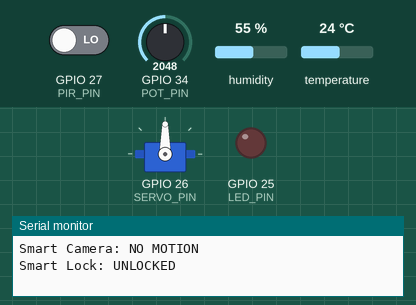
A sketch run on a simulated ESP32. Parts: servo, output pins drawn as LEDs (lit = HIGH), the last lines printed to the serial monitor. Inputs (shaded band) come from the test bench; at power-on: GPIO 27 (PIR_PIN) LOW, GPIO 34 (POT_PIN) = 2048, humidity 55 %, temperature 24 °C. WiFi joins after 1.5 s; servers stay silent unless stated; random numbers use the default seed unless the sketch sets one; no MQTT or app messages arrive unless stated.

Above: at 2.1 s.
At 2.7 s:
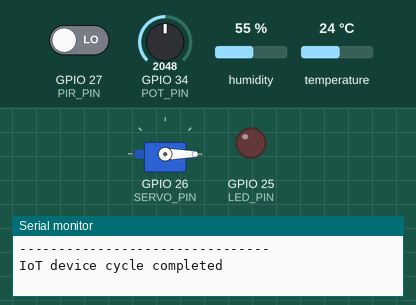
2.8 s: GPIO 27 (PIR_PIN) driven HIGH
At 8.0 s:
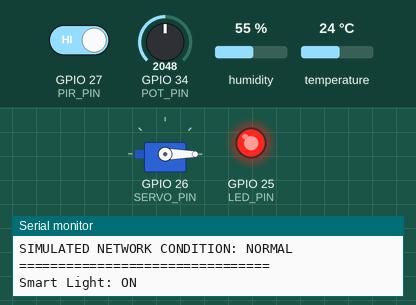
Timing chart, 0 to 21.3 s (numbered marks = the images above; inputs shaded):
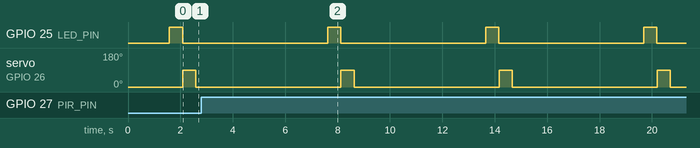

The sketch:

Wokwi_IoT_Simulation.ino
```cpp
#include <WiFi.h>
#include <PubSubClient.h>
#include <DHT.h>
#include <ESP32Servo.h>

// ============================================================
// PIN DEFINITIONS
// ============================================================

#define LED_PIN 25
#define DHT_PIN 4
#define PIR_PIN 27
#define SERVO_PIN 26
#define POT_PIN 34

#define DHT_TYPE DHT22

// ============================================================
// WIFI SETTINGS FOR WOKWI
// ============================================================

const char* WIFI_SSID = "Wokwi-GUEST";
const char* WIFI_PASSWORD = "";

// ============================================================
// MQTT SETTINGS
// ============================================================

const char* MQTT_BROKER = "broker.hivemq.com";
const int MQTT_PORT = 1883;

const char* MQTT_TOPIC = "edge_ai_ids/abhi_esp32_iot_data";

// ============================================================
// OBJECTS
// ============================================================

DHT dht(DHT_PIN, DHT_TYPE);
Servo lockServo;

WiFiClient espClient;
PubSubClient mqttClient(espClient);

// ============================================================
// SIMULATION VARIABLES
// ============================================================

int cycleCount = 0;

// ============================================================
// WIFI CONNECTION
// ============================================================

void connectWiFi()
{
    Serial.print("Connecting to WiFi");

    WiFi.begin(WIFI_SSID, WIFI_PASSWORD);

    while (WiFi.status() != WL_CONNECTED)
    {
        delay(500);
        Serial.print(".");
    }

    Serial.println();
    Serial.println("WiFi connected");

    Serial.print("ESP32 IP: ");
    Serial.println(WiFi.localIP());
}

// ============================================================
// MQTT CONNECTION
// ============================================================

void connectMQTT()
{
    while (!mqttClient.connected())
    {
        Serial.print("Connecting to MQTT broker...");

        String clientId = "ESP32-EdgeAI-" + String(random(0xffff), HEX);

        if (mqttClient.connect(clientId.c_str()))
        {
            Serial.println("connected");
        }
        else
        {
            Serial.print("failed, state=");
            Serial.println(mqttClient.state());

            delay(2000);
        }
    }
}

// ============================================================
// SETUP
// ============================================================

void setup()
{
    Serial.begin(115200);

    pinMode(LED_PIN, OUTPUT);
    pinMode(PIR_PIN, INPUT);

    dht.begin();

    lockServo.attach(SERVO_PIN);
    lockServo.write(0);

    Serial.println();
    Serial.println("================================");
    Serial.println("EDGE-AI IoT DEVICE SIMULATION");
    Serial.println("================================");

    Serial.println("ESP32 Gateway Started");

    Serial.println("Smart Light       : READY");
    Serial.println("Smart Thermostat  : READY");
    Serial.println("Smart Camera      : READY");
    Serial.println("Smart Lock        : READY");
    Serial.println("Smart Meter       : READY");

    // Connect to WiFi
    connectWiFi();

    // Configure MQTT
    mqttClient.setServer(MQTT_BROKER, MQTT_PORT);

    // Connect to MQTT broker
    connectMQTT();

    Serial.println("--------------------------------");
    Serial.println("MQTT connection ready");
    Serial.println();
}

// ============================================================
// SEND IOT DATA
// ============================================================

void sendIoTData()
{
    cycleCount++;

    // ========================================================
    // DETERMINE SIMULATED NETWORK CONDITION
    // ========================================================

    bool attackSimulation = (cycleCount % 5 == 0);

    Serial.println("================================");
    Serial.print("IoT Cycle: ");
    Serial.println(cycleCount);

    if (attackSimulation)
    {
        Serial.println("SIMULATED NETWORK CONDITION: ATTACK");
    }
    else
    {
        Serial.println("SIMULATED NETWORK CONDITION: NORMAL");
    }

    Serial.println("================================");

    // ========================================================
    // SMART LIGHT
    // ========================================================

    digitalWrite(LED_PIN, HIGH);

    Serial.println("Smart Light: ON");

    delay(500);

    digitalWrite(LED_PIN, LOW);

    Serial.println("Smart Light: OFF");

    // ========================================================
    // SMART THERMOSTAT
    // ========================================================

    float temperature = dht.readTemperature();
    float humidity = dht.readHumidity();

    if (isnan(temperature))
    {
        temperature = 24.0;
    }

    if (isnan(humidity))
    {
        humidity = 40.0;
    }

    Serial.print("Smart Thermostat: Temperature = ");
    Serial.print(temperature);
    Serial.print(" C, Humidity = ");
    Serial.print(humidity);
    Serial.println(" %");

    // ========================================================
    // SMART CAMERA
    // ========================================================

    int motion = digitalRead(PIR_PIN);

    Serial.print("Smart Camera: ");

    if (motion == HIGH)
    {
        Serial.println("MOTION DETECTED");
    }
    else
    {
        Serial.println("NO MOTION");
    }

    // ========================================================
    // SMART LOCK
    // ========================================================

    lockServo.write(90);

    Serial.println("Smart Lock: UNLOCKED");

    delay(500);

    lockServo.write(0);

    Serial.println("Smart Lock: LOCKED");

    // ========================================================
    // SMART METER
    // ========================================================

    int meterValue = analogRead(POT_PIN);

    // Every 5th cycle, simulate an anomalous condition
    if (attackSimulation)
    {
        meterValue = 4095;

        Serial.println("Smart Meter: ANOMALOUS");
        Serial.println("Network Traffic: HIGH");
    }
    else
    {
        Serial.print("Smart Meter: ");
        Serial.println(meterValue);

        Serial.println("Network Traffic: NORMAL");
    }

    // ========================================================
    // CREATE MQTT JSON MESSAGE
    // ========================================================

    String payload = "{";

    payload += "\"device\":\"ESP32_IoT_Gateway\",";
    payload += "\"temperature\":" + String(temperature, 2) + ",";
    payload += "\"humidity\":" + String(humidity, 2) + ",";
    payload += "\"motion\":" + String(motion) + ",";
    payload += "\"meter\":" + String(meterValue);

    payload += "}";

    // ========================================================
    // PUBLISH TO MQTT
    // ========================================================

    if (mqttClient.publish(MQTT_TOPIC, payload.c_str()))
    {
        Serial.println("--------------------------------");
        Serial.println("IoT data published to MQTT");
        Serial.println(payload);
        Serial.println("--------------------------------");
    }
    else
    {
        Serial.println("MQTT publish failed");
    }

    Serial.println("IoT device cycle completed");
    Serial.println();
}

// ============================================================
// MAIN LOOP
// ============================================================

void loop()
{
    // Check WiFi connection
    if (WiFi.status() != WL_CONNECTED)
    {
        connectWiFi();
    }

    // Check MQTT connection
    if (!mqttClient.connected())
    {
        connectMQTT();
    }

    // Maintain MQTT connection
    mqttClient.loop();

    // Send IoT data
    sendIoTData();

    // Wait 5 seconds
    delay(5000);
}
```

Measured:
- by itself, GPIO 25 (LED_PIN): alternates HIGH for 0.50 s and LOW for 5.5 s
- by itself, servo on GPIO 26 (SERVO_PIN): alternates 90° for 0.50 s and 0° for 5.5 s
